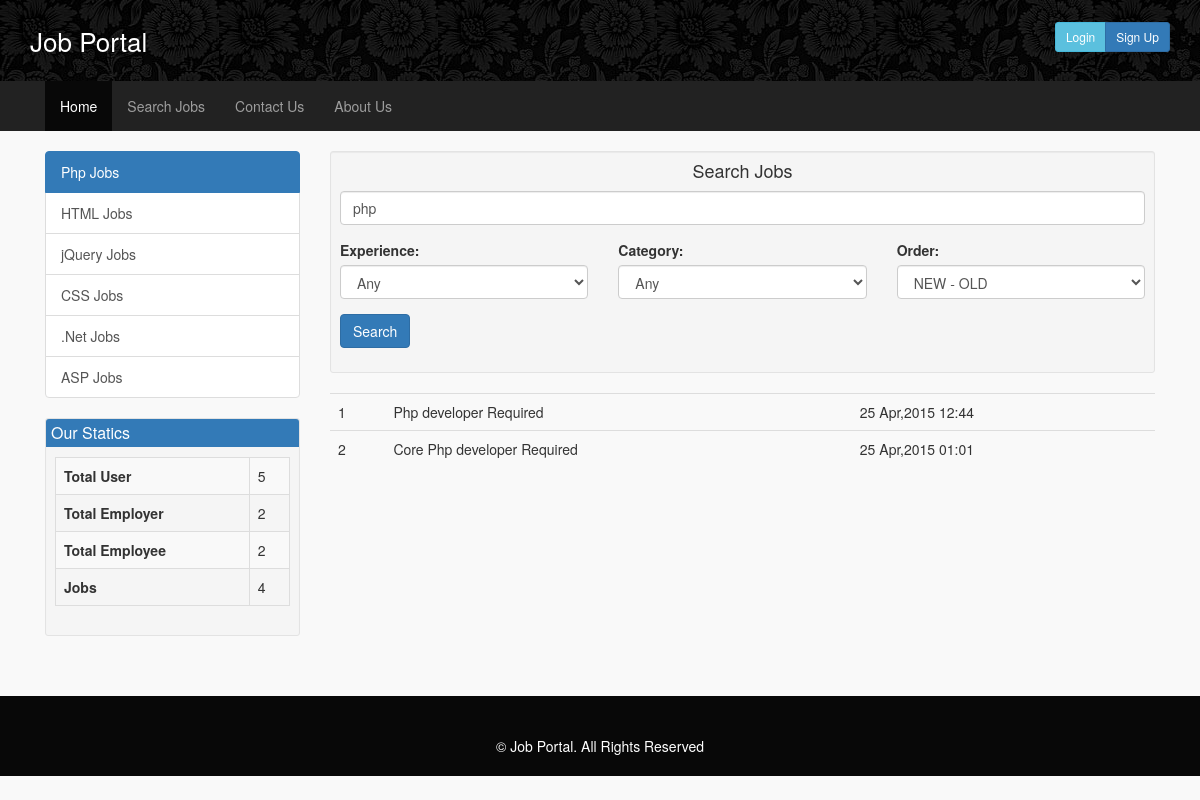
Page /search.php?q=php&jobExp=noway&jobCat=noway&jobOrder=ASC&searchJob=Search on the committed database.
### tables this page shows
CREATE TABLE `jobs` (
  `id` int(50) NOT NULL,
  `jobTitle` varchar(150) NOT NULL,
  `jobExp` int(50) NOT NULL,
  `jobCat` int(50) NOT NULL,
  `jobDisc` longtext NOT NULL,
  `userID` int(50) NOT NULL,
  `postedOn` varchar(250) NOT NULL
);

### search.php (the view, shortened to what this page needs)
<?php
	require 'Libs/config.php';
	include 'Libs/header.php';
?>
<div class='container'>
	<div class='col-md-3 col-sm-3'>
    <div class="list-group">
  		<a href="search.php?q=php&jobExp=noway&jobCat=noway&jobOrder=ASC&searchJob=Search" class="list-group-item active">Php Jobs</a>
  		<a href="search.php?q=HTML&jobExp=noway&jobCat=noway&jobOrder=ASC&searchJob=Search" class="list-group-item">HTML Jobs</a>
  		<a href="search.php?q=jquery&jobExp=noway&jobCat=noway&jobOrder=ASC&searchJob=Search" class="list-group-item">jQuery Jobs</a>
  		<a href="search.php?q=css&jobExp=noway&jobCat=noway&jobOrder=ASC&searchJob=Search" class="list-group-item">CSS Jobs</a>
  		<a href="search.php?q=.net&jobExp=noway&jobCat=noway&jobOrder=ASC&searchJob=Search" class="list-group-item">.Net Jobs</a>
  		<a href="search.php?q=asp&jobExp=noway&jobCat=noway&jobOrder=ASC&searchJob=Search" class="list-group-item">ASP Jobs</a>
	</div>
    <div class='well well-sm well-statics'>
    	<h1>Our Statics</h1>
        <table class='table table-bordered table-hover table-striped'>
        	<tr>
            	<th>Total User</th>
				<?php
					$totalUsers = mysqli_fetch_array(mysqli_query($dbCon ,"SELECT count(*) as count FROM `accounts`"));
				?>
                <td><?php echo $totalUsers['count'];?></td>
            </tr>
            <tr>
            	<th>Total Employer</th>
				<?php
					$totalEyr = mysqli_fetch_array(mysqli_query($dbCon ,"SELECT count(*) as count FROM `accounts` WHERE accountType='employer'"));
				?>
                <td><?php echo $totalEyr['count'];?></td>
            </tr>
            <tr>
            	<th>Total Employee</th>
                <?php
					$totalEyee = mysqli_fetch_array(mysqli_query($dbCon ,"SELECT count(*) as count FROM accounts WHERE accountType='employee'"));
				?>
                <td><?php echo $totalEyee['count'];?></td>
            </tr>
            <tr>
            	<th>Jobs</th>
                <?php
					$totalJobs = mysqli_fetch_array(mysqli_query($dbCon ,"SELECT count(*) as count FROM jobs"));
				?>
                <td><?php echo $totalJobs['count'];?></td>
            </tr>
        </table>
    </div>
    </div>
    <div class='col-md-9 col-sm-9'>
    	<div class='well well-sm'>
    		<h4 class='text-center mt0'>Search Jobs</h4>
        	<form action='search.php' name='jobSearch' id='jobSearch' method='get' role='form'>
        		<div class='form-group'>
        			<input type="text" name='q' value='<?php echo empty($_GET['q']) ? '' : $_GET['q']; ?>' class="form-control" placeholder="eg. php, net, java">
        		</div>
        		<div class='row'>
        			<div class='col-md-4 col-sm-4'>
        				<div class='form-group'>
						<label for='jobExp'>Experience:</label>
						<select name='jobExp' id='jobExp' class='form-control'>
							<option value='noway'>Any</option>
						</select>
					</div>
        			</div>
        			<div class='col-md-4 col-sm-4'>
        				<div class='form-group'>
						<label for='jobCat'>Category:</label>
						<select name='jobCat' id='jobCat' class='form-control'>
							<option value='noway'>Any</option>
						</select>
					</div>
        			</div>
        			<div class='col-md-4 col-sm-4'>
        				<div class='form-group'>
						<label for='jobOrder'>Order:</label>
						<select name='jobOrder' id='jobOrder' class='form-control'>
							<option value='ASC'>NEW - OLD</option>
						</select>
					</div>
        			</div>
        		</div>
        		<div class='form-group'>
				<input type='submit' name='searchJob' value='Search' class='btn btn-primary'>
        		</div>
        	</form>
        </div>
        <?php
       	if(isset($_GET['searchJob'])):
       		$q = $_GET['q'];
       		$jobExp = $_GET['jobExp'];
       		$jobCat = $_GET['jobCat'];
       		$jobOrder = $_GET['jobOrder'];
if(empty($q)):
	$theSeacrhSQL = "SELECT * FROM jobs";
	if($jobCat!='noway'):
       		$theSeacrhSQL .= " WHERE jobCat =".$jobCat;
       		$xxx = "AND";
       	else:
       		$xxx = "WHERE";
       	endif;
       	if($jobExp!='noway'):
       		$theSeacrhSQL .= " ".$xxx." jobExp =".$jobExp;
       	endif;
       	if($jobOrder=='ASC'||$jobOrder=='DESC'):
       		$theSeacrhSQL .= " ORDER BY id ".$jobOrder;
       	endif;
else:
       	$theSeacrhSQL = "SELECT * FROM jobs WHERE jobDisc LIKE '%$q%'";
       		if($jobOrder=='ASC'||$jobOrder=='DESC'):
       			$theSeacrhSQL .= " ORDER BY id ".$jobOrder;
       		endif;
endif;
       	$searchResult = mysqli_query($dbCon ,$theSeacrhSQL);
       	if($searchResult):
       		echo "<table class='table table-striped table-border table-hover'>";
       		$i=1;
       		while($theSeacrh=mysqli_fetch_array($searchResult)):
       			echo "<tr>";
       				echo "<td>$i</td>";
       				echo "<td>";
       					echo "<span class='jobTitle'>".$theSeacrh['jobTitle']."</span><br>";
       				echo "</td>";
       				echo "<td>".date('d M,Y h:i',$theSeacrh['postedOn'])."</td>";
       			echo "</tr>";
       			$i++;
       		endwhile;
       		echo "</table>";
       	else:
       		echo "<div class='well well-sm'>";
       			echo "<h1>Sorry, No Result Found</h1>";
       		echo "</div>";
       	endif;
       	endif;
        ?>
    </div>
</div>
<?php
	include 'Libs/footer.php';
?>

### assets/css/style.css (style rules this page uses)
body { background: #f9f9f9; }
.mt0 { margin-top: 0px; }
.well-statics { padding-top: 0px; }
.well-statics h1 { margin-top: 0px; background: #337AB7; color: #FFF; font-size: 16px; margin-left: -9px; padding: 5px; margin-right: -9px; border-top-right-radius: 3px; border-top-left-radius: 3px; }

### rows in the picture
jobs: jobTitle "Php developer Required", postedOn "25 Apr,2015 12:44"
jobs: jobTitle "Core Php developer Required", postedOn "25 Apr,2015 01:01"

### other values in the picture
$websiteName "Job Portal"
$totalUsers['count'] "5"
$totalEyr['count'] "2"
$totalEyee['count'] "2"
$totalJobs['count'] "4"
